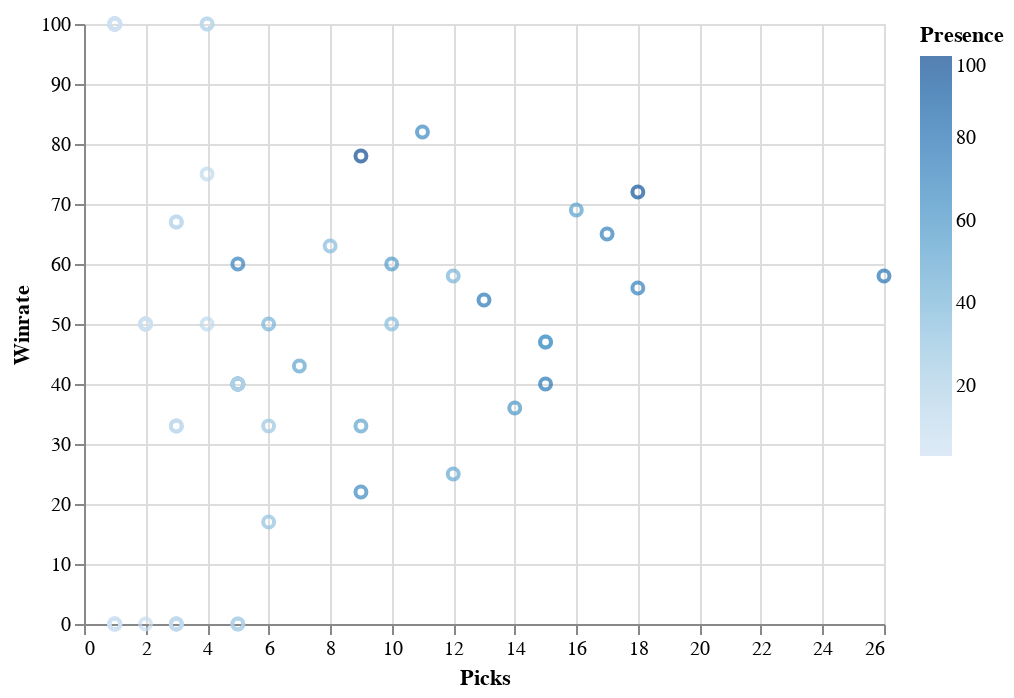

The code cell stored with this chart in its notebook:
### Markdown cell above
Utilisons maintenant Altair pour visualiser deux-trois trucs.

### Code cell
#Le winrate en fonction du nbr de picks.
alt.Chart(df).mark_point().encode(
    x='Picks',
    y='Winrate',
    tooltip=['Champion', 'Bans', 'Picks', 'Wins',	'Losses', 'Winrate'],
    color='Presence'
)

### Figure 1 — Vega-Lite specification as saved in the notebook (floating-point values rounded to 4 significant figures)
{"config": {"view": {"continuousWidth": 400, "continuousHeight": 300}}, "data": {"name": "data-e5c86e31ec146ca1a1bb05028bbe0903"}, "mark": "point", "encoding": {"color": {"field": "Presence", "type": "quantitative"}, "tooltip": [{"field": "Champion", "type": "nominal"}, {"field": "Bans", "type": "quantitative"}, {"field": "Picks", "type": "quantitative"}, {"field": "Wins", "type": "quantitative"}, {"field": "Losses", "type": "quantitative"}, {"field": "Winrate", "type": "quantitative"}], "x": {"field": "Picks", "type": "quantitative"}, "y": {"field": "Winrate", "type": "quantitative"}}, "$schema": "https://vega.github.io/schema/vega-lite/v4.17.0.json", "datasets": {"data-e5c86e31ec146ca1a1bb05028bbe0903": [{"Champion": " Aurora", "Picks": 9, "Bans": 30, "Presence": 100.0, "Wins": 7.0, "Losses": 2.0, "Winrate": 78.0, "KDA": 6.6, "Avg BT": "3.6", "GT": "32:52:00", "CSM": 7.9, "DPM": 678.0, "GPM": 402.0, "CSD@15": 0.6, "GD@15": 76.0, "XPD@15": -10.0}, {"Champion": " Yone", "Picks": 18, "Bans": 19, "Presence": 95.0, "Wins": 13.0, "Losses": 5.0, "Winrate": 72.0, "KDA": 4.4, "Avg BT": "3.2", "GT": "32:14:00", "CSM": 9.6, "DPM": 711.0, "GPM": 451.0, "CSD@15": 6.7, "GD@15": 434.0, "XPD@15": 372.0}, {"Champion": " Rell", "Picks": 26, "Bans": 5, "Presence": 79.0, "Wins": 15.0, "Losses": 11.0, "Winrate": 58.0, "KDA": 3.0, "Avg BT": "8.8", "GT": "34:22:00", "CSM": 1.0, "DPM": 144.0, "GPM": 247.0, "CSD@15": -0.5, "GD@15": 11.0, "XPD@15": -58.0}, {"Champion": " Jax", "Picks": 15, "Bans": 15, "Presence": 77.0, "Wins": 6.0, "Losses": 9.0, "Winrate": 40.0, "KDA": 2.6, "Avg BT": "5", "GT": "35:00:00", "CSM": 7.8, "DPM": 403.0, "GPM": 396.0, "CSD@15": -8.9, "GD@15": -128.0, "XPD@15": -201.0}, {"Champion": " Skarner", "Picks": 13, "Bans": 17, "Presence": 77.0, "Wins": 7.0, "Losses": 6.0, "Winrate": 54.0, "KDA": 3.9, "Avg BT": "4", "GT": "31:48:00", "CSM": 5.8, "DPM": 372.0, "GPM": 332.0, "CSD@15": 2.4, "GD@15": 77.0, "XPD@15": 77.0}, {"Champion": " Ziggs", "Picks": 5, "Bans": 24, "Presence": 74.0, "Wins": 2.0, "Losses": 3.0, "Winrate": 40.0, "KDA": 3.9, "Avg BT": "4.5", "GT": "32:33:00", "CSM": 9.7, "DPM": 735.0, "GPM": 451.0, "CSD@15": 15.0, "GD@15": 685.0, "XPD@15": 877.0}, {"Champion": " Ashe", "Picks": 5, "Bans": 23, "Presence": 72.0, "Wins": 3.0, "Losses": 2.0, "Winrate": 60.0, "KDA": 6.6, "Avg BT": "6.4", "GT": "34:26:00", "CSM": 9.7, "DPM": 654.0, "GPM": 457.0, "CSD@15": -1.6, "GD@15": 4.0, "XPD@15": 164.0}, {"Champion": " Gnar", "Picks": 17, "Bans": 11, "Presence": 72.0, "Wins": 11.0, "Losses": 6.0, "Winrate": 65.0, "KDA": 3.1, "Avg BT": "4", "GT": "32:43:00", "CSM": 8.0, "DPM": 520.0, "GPM": 402.0, "CSD@15": -6.6, "GD@15": -551.0, "XPD@15": -547.0}, {"Champion": " Kaisa", "Picks": 18, "Bans": 10, "Presence": 72.0, "Wins": 10.0, "Losses": 8.0, "Winrate": 56.0, "KDA": 5.9, "Avg BT": "8.4", "GT": "33:01:00", "CSM": 10.0, "DPM": 792.0, "GPM": 472.0, "CSD@15": -4.8, "GD@15": -344.0, "XPD@15": -86.0}, {"Champion": " Poppy", "Picks": 9, "Bans": 17, "Presence": 67.0, "Wins": 2.0, "Losses": 7.0, "Winrate": 22.0, "KDA": 1.9, "Avg BT": "6.5", "GT": "35:25:00", "CSM": 2.6, "DPM": 256.0, "GPM": 261.0, "CSD@15": 2.4, "GD@15": 61.0, "XPD@15": -20.0}, {"Champion": " Kalista", "Picks": 11, "Bans": 15, "Presence": 67.0, "Wins": 9.0, "Losses": 2.0, "Winrate": 82.0, "KDA": 5.5, "Avg BT": "7.4", "GT": "34:39:00", "CSM": 9.1, "DPM": 605.0, "GPM": 447.0, "CSD@15": -7.6, "GD@15": -218.0, "XPD@15": -504.0}, {"Champion": " Vi", "Picks": 15, "Bans": 9, "Presence": 62.0, "Wins": 7.0, "Losses": 8.0, "Winrate": 47.0, "KDA": 2.6, "Avg BT": "4.3", "GT": "34:31:00", "CSM": 6.1, "DPM": 295.0, "GPM": 345.0, "CSD@15": -3.0, "GD@15": -27.0, "XPD@15": 224.0}, {"Champion": " Jhin", "Picks": 14, "Bans": 9, "Presence": 59.0, "Wins": 5.0, "Losses": 9.0, "Winrate": 36.0, "KDA": 5.3, "Avg BT": "8.2", "GT": "33:09:00", "CSM": 9.6, "DPM": 593.0, "GPM": 419.0, "CSD@15": 4.9, "GD@15": 83.0, "XPD@15": 248.0}, {"Champion": " Rumble", "Picks": 10, "Bans": 12, "Presence": 56.0, "Wins": 6.0, "Losses": 4.0, "Winrate": 60.0, "KDA": 4.1, "Avg BT": "3.5", "GT": "33:53:00", "CSM": 7.6, "DPM": 679.0, "GPM": 388.0, "CSD@15": 3.4, "GD@15": 251.0, "XPD@15": 487.0}, {"Champion": " Leona", "Picks": 16, "Bans": 5, "Presence": 54.0, "Wins": 11.0, "Losses": 5.0, "Winrate": 69.0, "KDA": 2.8, "Avg BT": "9.4", "GT": "34:05:00", "CSM": 1.1, "DPM": 189.0, "GPM": 246.0, "CSD@15": -1.8, "GD@15": -225.0, "XPD@15": -60.0}, {"Champion": " Sejuani", "Picks": 15, "Bans": 6, "Presence": 54.0, "Wins": 7.0, "Losses": 8.0, "Winrate": 47.0, "KDA": 3.4, "Avg BT": "5.3", "GT": "33:11:00", "CSM": 5.5, "DPM": 302.0, "GPM": 318.0, "CSD@15": -4.1, "GD@15": -36.0, "XPD@15": -181.0}, {"Champion": " Orianna", "Picks": 9, "Bans": 11, "Presence": 51.0, "Wins": 3.0, "Losses": 6.0, "Winrate": 33.0, "KDA": 3.5, "Avg BT": "2.5", "GT": "33:47:00", "CSM": 8.1, "DPM": 587.0, "GPM": 382.0, "CSD@15": 8.1, "GD@15": -45.0, "XPD@15": 139.0}, {"Champion": " Renekton", "Picks": 7, "Bans": 13, "Presence": 51.0, "Wins": 3.0, "Losses": 4.0, "Winrate": 43.0, "KDA": 2.0, "Avg BT": "4.1", "GT": "36:41:00", "CSM": 8.1, "DPM": 381.0, "GPM": 386.0, "CSD@15": 10.1, "GD@15": 123.0, "XPD@15": 470.0}, {"Champion": " Smolder", "Picks": 12, "Bans": 7, "Presence": 49.0, "Wins": 3.0, "Losses": 9.0, "Winrate": 25.0, "KDA": 2.8, "Avg BT": "6.1", "GT": "33:15:00", "CSM": 9.7, "DPM": 801.0, "GPM": 428.0, "CSD@15": -6.2, "GD@15": -269.0, "XPD@15": -399.0}, {"Champion": " Ahri", "Picks": 12, "Bans": 4, "Presence": 41.0, "Wins": 7.0, "Losses": 5.0, "Winrate": 58.0, "KDA": 6.7, "Avg BT": "5.5", "GT": "35:04:00", "CSM": 8.6, "DPM": 699.0, "GPM": 429.0, "CSD@15": -0.8, "GD@15": 157.0, "XPD@15": 97.0}, {"Champion": " Ezreal", "Picks": 5, "Bans": 11, "Presence": 41.0, "Wins": 2.0, "Losses": 3.0, "Winrate": 40.0, "KDA": 4.3, "Avg BT": "7.8", "GT": "34:58:00", "CSM": 10.0, "DPM": 832.0, "GPM": 445.0, "CSD@15": 6.8, "GD@15": -44.0, "XPD@15": -297.0}, {"Champion": " Renata Glasc", "Picks": 6, "Bans": 10, "Presence": 41.0, "Wins": 3.0, "Losses": 3.0, "Winrate": 50.0, "KDA": 3.3, "Avg BT": "7.1", "GT": "34:55:00", "CSM": 1.2, "DPM": 194.0, "GPM": 252.0, "CSD@15": -1.8, "GD@15": 215.0, "XPD@15": 404.0}, {"Champion": " Maokai", "Picks": 8, "Bans": 6, "Presence": 36.0, "Wins": 5.0, "Losses": 3.0, "Winrate": 63.0, "KDA": 3.7, "Avg BT": "6.3", "GT": "33:20:00", "CSM": 5.1, "DPM": 284.0, "GPM": 311.0, "CSD@15": -8.5, "GD@15": -555.0, "XPD@15": -318.0}, {"Champion": " Nocturne", "Picks": 10, "Bans": 4, "Presence": 36.0, "Wins": 5.0, "Losses": 5.0, "Winrate": 50.0, "KDA": 4.5, "Avg BT": "6", "GT": "32:51:00", "CSM": 6.5, "DPM": 330.0, "GPM": 352.0, "CSD@15": 5.2, "GD@15": 76.0, "XPD@15": -52.0}, {"Champion": " Lucian", "Picks": 3, "Bans": 9, "Presence": 31.0, "Wins": 0.0, "Losses": 3.0, "Winrate": 0.0, "KDA": 2.2, "Avg BT": "5.6", "GT": "40:23:00", "CSM": 8.6, "DPM": 667.0, "GPM": 384.0, "CSD@15": 2.7, "GD@15": -266.0, "XPD@15": -17.0}, {"Champion": " Xayah", "Picks": 5, "Bans": 7, "Presence": 31.0, "Wins": 2.0, "Losses": 3.0, "Winrate": 40.0, "KDA": 2.8, "Avg BT": "9", "GT": "32:39:00", "CSM": 10.4, "DPM": 670.0, "GPM": 460.0, "CSD@15": -1.0, "GD@15": 305.0, "XPD@15": 17.0}, {"Champion": " Rakan", "Picks": 6, "Bans": 6, "Presence": 31.0, "Wins": 1.0, "Losses": 5.0, "Winrate": 17.0, "KDA": 3.1, "Avg BT": "8.3", "GT": "30:42:00", "CSM": 1.3, "DPM": 132.0, "GPM": 239.0, "CSD@15": -0.3, "GD@15": -101.0, "XPD@15": 199.0}, {"Champion": " Alistar", "Picks": 5, "Bans": 6, "Presence": 28.0, "Wins": 0.0, "Losses": 5.0, "Winrate": 0.0, "KDA": 1.2, "Avg BT": "8.8", "GT": "32:13:00", "CSM": 1.1, "DPM": 114.0, "GPM": 209.0, "CSD@15": 4.6, "GD@15": -116.0, "XPD@15": -13.0}, {"Champion": " KSante", "Picks": 6, "Bans": 5, "Presence": 28.0, "Wins": 2.0, "Losses": 4.0, "Winrate": 33.0, "KDA": 2.9, "Avg BT": "6.8", "GT": "31:35:00", "CSM": 7.1, "DPM": 359.0, "GPM": 361.0, "CSD@15": 0.2, "GD@15": 336.0, "XPD@15": 399.0}, {"Champion": " Ivern", "Picks": 3, "Bans": 7, "Presence": 26.0, "Wins": 2.0, "Losses": 1.0, "Winrate": 67.0, "KDA": 6.2, "Avg BT": "2.7", "GT": "39:05:00", "CSM": 5.9, "DPM": 176.0, "GPM": 341.0, "CSD@15": 0.3, "GD@15": 366.0, "XPD@15": -174.0}, {"Champion": " Nautilus", "Picks": 5, "Bans": 3, "Presence": 21.0, "Wins": 2.0, "Losses": 3.0, "Winrate": 40.0, "KDA": 1.6, "Avg BT": "9", "GT": "29:08:00", "CSM": 1.2, "DPM": 199.0, "GPM": 248.0, "CSD@15": 1.2, "GD@15": 33.0, "XPD@15": -501.0}, {"Champion": " Akali", "Picks": 5, "Bans": 2, "Presence": 18.0, "Wins": 0.0, "Losses": 5.0, "Winrate": 0.0, "KDA": 0.9, "Avg BT": "3", "GT": "27:54:00", "CSM": 8.2, "DPM": 444.0, "GPM": 352.0, "CSD@15": -7.0, "GD@15": -1107.0, "XPD@15": -351.0}, {"Champion": " Braum", "Picks": 4, "Bans": 3, "Presence": 18.0, "Wins": 4.0, "Losses": 0.0, "Winrate": 100.0, "KDA": 6.6, "Avg BT": "6.7", "GT": "35:12:00", "CSM": 1.1, "DPM": 189.0, "GPM": 263.0, "CSD@15": 2.8, "GD@15": 617.0, "XPD@15": 536.0}, {"Champion": " Neeko", "Picks": 5, "Bans": 2, "Presence": 18.0, "Wins": 2.0, "Losses": 3.0, "Winrate": 40.0, "KDA": 3.2, "Avg BT": "6", "GT": "30:45:00", "CSM": 5.3, "DPM": 494.0, "GPM": 336.0, "CSD@15": 10.0, "GD@15": 693.0, "XPD@15": 568.0}, {"Champion": " Tristana", "Picks": 3, "Bans": 3, "Presence": 15.0, "Wins": 1.0, "Losses": 2.0, "Winrate": 33.0, "KDA": 3.5, "Avg BT": "7.7", "GT": "32:16:00", "CSM": 8.9, "DPM": 639.0, "GPM": 430.0, "CSD@15": -10.7, "GD@15": -434.0, "XPD@15": -508.0}, {"Champion": " Brand", "Picks": 1, "Bans": 4, "Presence": 13.0, "Wins": 1.0, "Losses": 0.0, "Winrate": 100.0, "KDA": 8.0, "Avg BT": "4", "GT": "33:28:00", "CSM": 7.7, "DPM": 845.0, "GPM": 430.0, "CSD@15": 30.0, "GD@15": 1976.0, "XPD@15": 1292.0}, {"Champion": " LeBlanc", "Picks": 1, "Bans": 4, "Presence": 13.0, "Wins": 1.0, "Losses": 0.0, "Winrate": 100.0, "KDA": 14.0, "Avg BT": "5.3", "GT": "35:36:00", "CSM": 8.4, "DPM": 1058.0, "GPM": 434.0, "CSD@15": 12.0, "GD@15": 120.0, "XPD@15": 570.0}, {"Champion": " Miss Fortune", "Picks": 4, "Bans": 1, "Presence": 13.0, "Wins": 3.0, "Losses": 1.0, "Winrate": 75.0, "KDA": 5.9, "Avg BT": "10", "GT": "34:29:00", "CSM": 9.7, "DPM": 885.0, "GPM": 487.0, "CSD@15": 4.2, "GD@15": 507.0, "XPD@15": 102.0}, {"Champion": " Syndra", "Picks": 3, "Bans": 2, "Presence": 13.0, "Wins": 0.0, "Losses": 3.0, "Winrate": 0.0, "KDA": 2.1, "Avg BT": "8", "GT": "34:06:00", "CSM": 7.6, "DPM": 554.0, "GPM": 380.0, "CSD@15": -5.3, "GD@15": -533.0, "XPD@15": -424.0}, {"Champion": " Wukong", "Picks": 4, "Bans": 1, "Presence": 13.0, "Wins": 2.0, "Losses": 2.0, "Winrate": 50.0, "KDA": 3.3, "Avg BT": "5", "GT": "32:14:00", "CSM": 5.9, "DPM": 392.0, "GPM": 352.0, "CSD@15": 0.5, "GD@15": 376.0, "XPD@15": -42.0}, {"Champion": " Zyra", "Picks": 3, "Bans": 2, "Presence": 13.0, "Wins": 0.0, "Losses": 3.0, "Winrate": 0.0, "KDA": 2.4, "Avg BT": "5", "GT": "35:29:00", "CSM": 6.8, "DPM": 656.0, "GPM": 358.0, "CSD@15": 22.7, "GD@15": 437.0, "XPD@15": 773.0}, {"Champion": " Sylas", "Picks": 4, "Bans": 1, "Presence": 13.0, "Wins": 4.0, "Losses": 0.0, "Winrate": 100.0, "KDA": 4.9, "Avg BT": "8", "GT": "33:47:00", "CSM": 8.5, "DPM": 548.0, "GPM": 437.0, "CSD@15": -7.5, "GD@15": 188.0, "XPD@15": -145.0}, {"Champion": " Cassiopeia", "Picks": 3, "Bans": 1, "Presence": 10.0, "Wins": 1.0, "Losses": 2.0, "Winrate": 33.0, "KDA": 2.4, "Avg BT": "3", "GT": "36:09:00", "CSM": 8.7, "DPM": 467.0, "GPM": 378.0, "CSD@15": -1.0, "GD@15": -573.0, "XPD@15": -462.0}, {"Champion": " Olaf", "Picks": 3, "Bans": 1, "Presence": 10.0, "Wins": 1.0, "Losses": 2.0, "Winrate": 33.0, "KDA": 1.6, "Avg BT": "8", "GT": "33:13:00", "CSM": 7.8, "DPM": 621.0, "GPM": 393.0, "CSD@15": -20.7, "GD@15": -861.0, "XPD@15": -986.0}, {"Champion": " Amumu", "Picks": 2, "Bans": 1, "Presence": 8.0, "Wins": 0.0, "Losses": 2.0, "Winrate": 0.0, "KDA": 2.2, "Avg BT": "8", "GT": "33:27:00", "CSM": 6.2, "DPM": 525.0, "GPM": 327.0, "CSD@15": 23.5, "GD@15": -110.0, "XPD@15": 597.0}, {"Champion": " Draven", "Picks": 2, "Bans": 1, "Presence": 8.0, "Wins": 1.0, "Losses": 1.0, "Winrate": 50.0, "KDA": 2.5, "Avg BT": "9", "GT": "26:36:00", "CSM": 9.1, "DPM": 573.0, "GPM": 512.0, "CSD@15": -11.0, "GD@15": 1220.0, "XPD@15": -90.0}, {"Champion": " Galio", "Picks": 3, "Bans": 0, "Presence": 8.0, "Wins": 2.0, "Losses": 1.0, "Winrate": 67.0, "KDA": 4.6, "Avg BT": "-", "GT": "35:48:00", "CSM": 7.4, "DPM": 477.0, "GPM": 370.0, "CSD@15": 2.7, "GD@15": 662.0, "XPD@15": 235.0}, {"Champion": " Varus", "Picks": 3, "Bans": 0, "Presence": 8.0, "Wins": 0.0, "Losses": 3.0, "Winrate": 0.0, "KDA": 1.6, "Avg BT": "-", "GT": "36:25:00", "CSM": 9.2, "DPM": 439.0, "GPM": 403.0, "CSD@15": 2.7, "GD@15": -278.0, "XPD@15": -398.0}, {"Champion": " Yasuo", "Picks": 2, "Bans": 1, "Presence": 8.0, "Wins": 1.0, "Losses": 1.0, "Winrate": 50.0, "KDA": 3.1, "Avg BT": "7", "GT": "35:36:00", "CSM": 8.4, "DPM": 423.0, "GPM": 419.0, "CSD@15": 2.0, "GD@15": 408.0, "XPD@15": 632.0}, {"Champion": " Jarvan IV", "Picks": 1, "Bans": 1, "Presence": 5.0, "Wins": 1.0, "Losses": 0.0, "Winrate": 100.0, "KDA": 6.3, "Avg BT": "5", "GT": "33:07:00", "CSM": 6.2, "DPM": 397.0, "GPM": 411.0, "CSD@15": -28.0, "GD@15": -563.0, "XPD@15": -964.0}, {"Champion": " Jinx", "Picks": 1, "Bans": 1, "Presence": 5.0, "Wins": 0.0, "Losses": 1.0, "Winrate": 0.0, "KDA": 4.5, "Avg BT": "3", "GT": "45:13:00", "CSM": 10.1, "DPM": 685.0, "GPM": 422.0, "CSD@15": 19.0, "GD@15": 315.0, "XPD@15": 1046.0}, {"Champion": " Kennen", "Picks": 2, "Bans": 0, "Presence": 5.0, "Wins": 1.0, "Losses": 1.0, "Winrate": 50.0, "KDA": 4.8, "Avg BT": "-", "GT": "38:42:00", "CSM": 8.0, "DPM": 719.0, "GPM": 390.0, "CSD@15": 11.5, "GD@15": -14.0, "XPD@15": -280.0}, {"Champion": " Nami", "Picks": 1, "Bans": 1, "Presence": 5.0, "Wins": 0.0, "Losses": 1.0, "Winrate": 0.0, "KDA": 12.0, "Avg BT": "8", "GT": "42:14:00", "CSM": 1.1, "DPM": 259.0, "GPM": 217.0, "CSD@15": 3.0, "GD@15": 116.0, "XPD@15": 20.0}, {"Champion": " Sion", "Picks": 2, "Bans": 0, "Presence": 5.0, "Wins": 1.0, "Losses": 1.0, "Winrate": 50.0, "KDA": 1.4, "Avg BT": "-", "GT": "29:11:00", "CSM": 8.2, "DPM": 377.0, "GPM": 348.0, "CSD@15": 25.5, "GD@15": 789.0, "XPD@15": 272.0}, {"Champion": " Darius", "Picks": 1, "Bans": 0, "Presence": 3.0, "Wins": 0.0, "Losses": 1.0, "Winrate": 0.0, "KDA": 1.3, "Avg BT": "-", "GT": "33:28:00", "CSM": 7.6, "DPM": 414.0, "GPM": 348.0, "CSD@15": -15.0, "GD@15": -952.0, "XPD@15": -1226.0}, {"Champion": " Gragas", "Picks": 1, "Bans": 0, "Presence": 3.0, "Wins": 1.0, "Losses": 0.0, "Winrate": 100.0, "KDA": 14.0, "Avg BT": "-", "GT": "28:08:00", "CSM": 8.0, "DPM": 500.0, "GPM": 428.0, "CSD@15": 3.0, "GD@15": 477.0, "XPD@15": 355.0}, {"Champion": " Jayce", "Picks": 1, "Bans": 0, "Presence": 3.0, "Wins": 1.0, "Losses": 0.0, "Winrate": 100.0, "KDA": 7.0, "Avg BT": "-", "GT": "28:09:00", "CSM": 8.2, "DPM": 1063.0, "GPM": 478.0, "CSD@15": 27.0, "GD@15": 1544.0, "XPD@15": 1302.0}, {"Champion": " Nunu", "Picks": 1, "Bans": 0, "Presence": 3.0, "Wins": 1.0, "Losses": 0.0, "Winrate": 100.0, "KDA": 21.0, "Avg BT": "-", "GT": "37:44:00", "CSM": 6.8, "DPM": 398.0, "GPM": 403.0, "CSD@15": -24.0, "GD@15": -1259.0, "XPD@15": -1260.0}, {"Champion": " Twitch", "Picks": 1, "Bans": 0, "Presence": 3.0, "Wins": 1.0, "Losses": 0.0, "Winrate": 100.0, "KDA": 17.0, "Avg BT": "-", "GT": "33:11:00", "CSM": 9.8, "DPM": 940.0, "GPM": 498.0, "CSD@15": -15.0, "GD@15": 323.0, "XPD@15": 57.0}, {"Champion": " Urgot", "Picks": 1, "Bans": 0, "Presence": 3.0, "Wins": 0.0, "Losses": 1.0, "Winrate": 0.0, "KDA": 2.3, "Avg BT": "-", "GT": "33:26:00", "CSM": 10.2, "DPM": 640.0, "GPM": 474.0, "CSD@15": 20.0, "GD@15": 445.0, "XPD@15": 613.0}, {"Champion": " Xin Zhao", "Picks": 1, "Bans": 0, "Presence": 3.0, "Wins": 1.0, "Losses": 0.0, "Winrate": 100.0, "KDA": 11.0, "Avg BT": "-", "GT": "32:48:00", "CSM": 7.2, "DPM": 341.0, "GPM": 383.0, "CSD@15": 2.0, "GD@15": 647.0, "XPD@15": 14.0}, {"Champion": " Camille", "Picks": 1, "Bans": 0, "Presence": 3.0, "Wins": 1.0, "Losses": 0.0, "Winrate": 100.0, "KDA": 6.5, "Avg BT": "-", "GT": "39:50:00", "CSM": 8.8, "DPM": 554.0, "GPM": 466.0, "CSD@15": 15.0, "GD@15": 821.0, "XPD@15": 448.0}, {"Champion": " Lillia", "Picks": 1, "Bans": 0, "Presence": 3.0, "Wins": 0.0, "Losses": 1.0, "Winrate": 0.0, "KDA": 4.0, "Avg BT": "-", "GT": "45:40:00", "CSM": 6.7, "DPM": 386.0, "GPM": 347.0, "CSD@15": -7.0, "GD@15": -865.0, "XPD@15": -495.0}, {"Champion": " Hwei", "Picks": 1, "Bans": 0, "Presence": 3.0, "Wins": 1.0, "Losses": 0.0, "Winrate": 100.0, "KDA": 19.0, "Avg BT": "-", "GT": "37:44:00", "CSM": 7.2, "DPM": 778.0, "GPM": 442.0, "CSD@15": -11.0, "GD@15": -26.0, "XPD@15": -727.0}]}}
